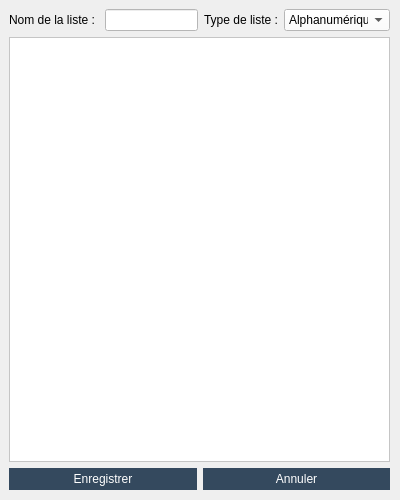
<?xml version="1.0" encoding="UTF-8"?>
<ui version="4.0">
 <class>EditListDialog</class>
 <widget class="QDialog" name="EditListDialog">
  <property name="geometry">
   <rect>
    <x>0</x>
    <y>0</y>
    <width>400</width>
    <height>500</height>
   </rect>
  </property>
  <property name="windowTitle">
   <string>Dialog</string>
  </property>
  <property name="styleSheet">
   <string notr="true">background-color: rgb(239, 239, 239);</string>
  </property>
  <widget class="QWidget" name="verticalLayoutWidget">
   <property name="geometry">
    <rect>
     <x>9</x>
     <y>9</y>
     <width>381</width>
     <height>481</height>
    </rect>
   </property>
   <layout class="QVBoxLayout" name="verticalLayout">
    <item>
     <layout class="QHBoxLayout" name="horizontalLayout">
      <item>
       <widget class="QLabel" name="label">
        <property name="text">
         <string>Nom de la liste : </string>
        </property>
       </widget>
      </item>
      <item>
       <widget class="QLineEdit" name="lineEdit">
        <property name="styleSheet">
         <string notr="true">background-color: #FFF;</string>
        </property>
       </widget>
      </item>
      <item>
       <widget class="QLabel" name="label_2">
        <property name="text">
         <string>Type de liste :</string>
        </property>
       </widget>
      </item>
      <item>
       <widget class="QComboBox" name="comboBox">
        <property name="minimumSize">
         <size>
          <width>100</width>
          <height>0</height>
         </size>
        </property>
        <property name="styleSheet">
         <string notr="true">background-color: #FFF;</string>
        </property>
        <item>
         <property name="text">
          <string>Alphanumérique</string>
         </property>
        </item>
        <item>
         <property name="text">
          <string>Numérique</string>
         </property>
        </item>
        <item>
         <property name="text">
          <string>Date</string>
         </property>
        </item>
        <item>
         <property name="text">
          <string>Autre</string>
         </property>
        </item>
       </widget>
      </item>
     </layout>
    </item>
    <item>
     <widget class="QPlainTextEdit" name="plainTextEdit">
      <property name="styleSheet">
       <string notr="true">background-color: #FFF;</string>
      </property>
     </widget>
    </item>
    <item>
     <layout class="QHBoxLayout" name="horizontalLayout_2">
      <item>
       <widget class="QPushButton" name="pushButton">
        <property name="styleSheet">
         <string notr="true">QPushButton {
padding:4px;
border:solid;
color: white;
font-size: 12px;
font-weight: 400;
background: #34495e;
}

QPushButton:pressed {
background: #2D3F51;
color: white;
}

QPushButton:hover {
background: #1C2E40;
color: white;
}</string>
        </property>
        <property name="text">
         <string>Enregistrer</string>
        </property>
       </widget>
      </item>
      <item>
       <widget class="QPushButton" name="pushButton_2">
        <property name="styleSheet">
         <string notr="true">QPushButton {
padding:4px;
border:solid;
color: white;
font-size: 12px;
font-weight: 400;
background: #34495e;
}

QPushButton:pressed {
background: #2D3F51;
color: white;
}

QPushButton:hover {
background: #1C2E40;
color: white;
}</string>
        </property>
        <property name="text">
         <string>Annuler</string>
        </property>
       </widget>
      </item>
     </layout>
    </item>
   </layout>
  </widget>
 </widget>
 <resources/>
 <connections/>
</ui>
